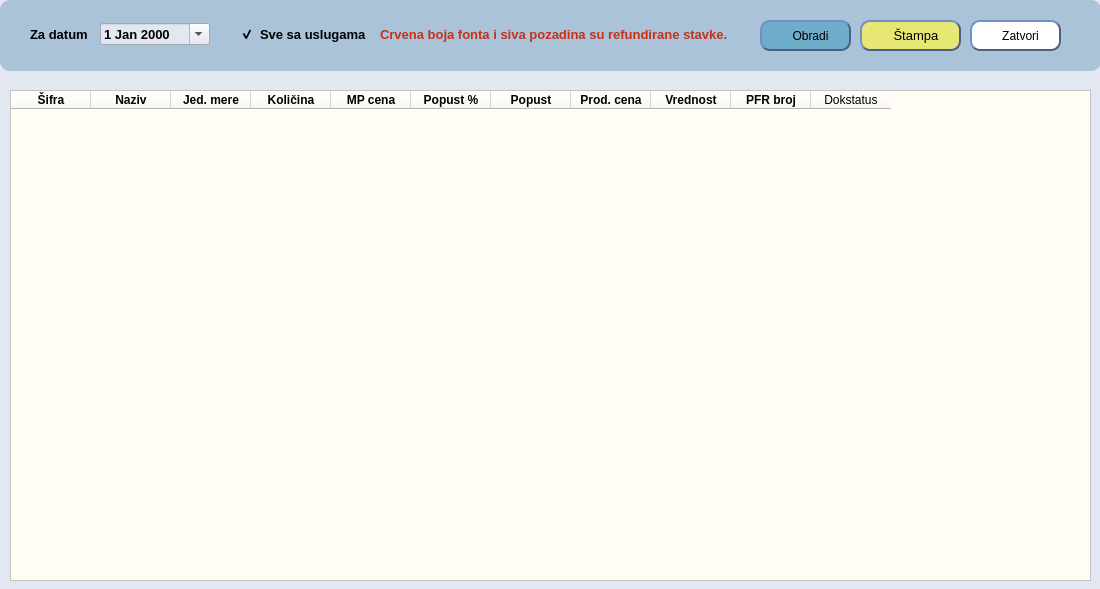
<?xml version="1.0" encoding="UTF-8"?>
<ui version="4.0">
 <class>analitickiDialog</class>
 <widget class="QDialog" name="analitickiDialog">
  <property name="geometry">
   <rect>
    <x>0</x>
    <y>0</y>
    <width>1100</width>
    <height>589</height>
   </rect>
  </property>
  <property name="windowTitle">
   <string>Artikli prodati u danu - analitički prikaz</string>
  </property>
  <property name="styleSheet">
   <string notr="true">background-color: #e3e7f1;</string>
  </property>
  <widget class="QLabel" name="label">
   <property name="geometry">
    <rect>
     <x>0</x>
     <y>0</y>
     <width>1101</width>
     <height>71</height>
    </rect>
   </property>
   <property name="styleSheet">
    <string notr="true">background-color: rgb(170, 195, 217);
border-radius:10px;</string>
   </property>
   <property name="text">
    <string/>
   </property>
  </widget>
  <widget class="QDateEdit" name="datumEdit">
   <property name="geometry">
    <rect>
     <x>100</x>
     <y>23</y>
     <width>110</width>
     <height>22</height>
    </rect>
   </property>
   <property name="font">
    <font>
     <pointsize>10</pointsize>
     <bold>true</bold>
    </font>
   </property>
   <property name="styleSheet">
    <string notr="true">QCalendarWidget QWidget {
    background-color: white;
    color: black;
}
QCalendarWidget QAbstractItemView {
    selection-background-color: #0078D7;
    selection-color: white;
    background-color: white;
    color: black;
}
QCalendarWidget QToolButton {
    background-color: #0078D7;
    color: white;
    border-radius: 5px;
    padding: 5px;
}
QCalendarWidget QToolButton:hover {
    background-color: #005a9e;
}
QCalendarWidget QHeaderView {
    background-color: #F0F0F0;
}






</string>
   </property>
   <property name="calendarPopup">
    <bool>true</bool>
   </property>
  </widget>
  <widget class="QLabel" name="label_2">
   <property name="geometry">
    <rect>
     <x>30</x>
     <y>23</y>
     <width>61</width>
     <height>22</height>
    </rect>
   </property>
   <property name="font">
    <font>
     <pointsize>10</pointsize>
     <bold>true</bold>
    </font>
   </property>
   <property name="styleSheet">
    <string notr="true">background-color: rgba(255, 255, 255, 0);
border:none;

</string>
   </property>
   <property name="text">
    <string>Za datum</string>
   </property>
  </widget>
  <widget class="QPushButton" name="btnObradi">
   <property name="geometry">
    <rect>
     <x>760</x>
     <y>20</y>
     <width>91</width>
     <height>31</height>
    </rect>
   </property>
   <property name="styleSheet">
    <string notr="true">background-color: rgb(110, 174, 204);
border-style:outset;
	border-width:2px;
	border-radius:10px;
	border-color:#4c6084;
	padding:2px;</string>
   </property>
   <property name="text">
    <string>   Obradi</string>
   </property>
   <property name="icon">
    <iconset>
     <normaloff>../resources/obradi.png</normaloff>../resources/obradi.png</iconset>
   </property>
  </widget>
  <widget class="QPushButton" name="btnCancel">
   <property name="geometry">
    <rect>
     <x>970</x>
     <y>20</y>
     <width>91</width>
     <height>31</height>
    </rect>
   </property>
   <property name="styleSheet">
    <string notr="true">background-color: rgb(255, 255, 255);
border-style:outset;
	border-width:2px;
	border-radius:10px;
	border-color:#4c6084;
	padding:2px;</string>
   </property>
   <property name="text">
    <string>   Zatvori</string>
   </property>
   <property name="icon">
    <iconset>
     <normaloff>../resources/cancel.png</normaloff>../resources/cancel.png</iconset>
   </property>
  </widget>
  <widget class="QPushButton" name="btnStampa">
   <property name="geometry">
    <rect>
     <x>860</x>
     <y>20</y>
     <width>101</width>
     <height>31</height>
    </rect>
   </property>
   <property name="font">
    <font>
     <pointsize>10</pointsize>
    </font>
   </property>
   <property name="styleSheet">
    <string notr="true">background-color: rgb(231, 231, 115);
border-style:outset;
	border-width:2px;
	border-radius:10px;
	border-color:#4c6084;
	padding:2px;</string>
   </property>
   <property name="text">
    <string>   Štampa</string>
   </property>
   <property name="icon">
    <iconset>
     <normaloff>../resources/printer.png</normaloff>../resources/printer.png</iconset>
   </property>
  </widget>
  <widget class="QTableWidget" name="tableStavke">
   <property name="geometry">
    <rect>
     <x>10</x>
     <y>90</y>
     <width>1081</width>
     <height>491</height>
    </rect>
   </property>
   <property name="styleSheet">
    <string notr="true">background-color: #FFFDF6;</string>
   </property>
   <attribute name="horizontalHeaderDefaultSectionSize">
    <number>80</number>
   </attribute>
   <column>
    <property name="text">
     <string>Šifra</string>
    </property>
    <property name="font">
     <font>
      <bold>true</bold>
     </font>
    </property>
    <property name="background">
     <color>
      <red>185</red>
      <green>203</green>
      <blue>204</blue>
     </color>
    </property>
   </column>
   <column>
    <property name="text">
     <string>Naziv</string>
    </property>
    <property name="font">
     <font>
      <bold>true</bold>
     </font>
    </property>
    <property name="background">
     <color>
      <red>185</red>
      <green>203</green>
      <blue>204</blue>
     </color>
    </property>
   </column>
   <column>
    <property name="text">
     <string>Jed. mere</string>
    </property>
    <property name="font">
     <font>
      <bold>true</bold>
     </font>
    </property>
    <property name="background">
     <color>
      <red>185</red>
      <green>203</green>
      <blue>204</blue>
     </color>
    </property>
   </column>
   <column>
    <property name="text">
     <string>Količina</string>
    </property>
    <property name="font">
     <font>
      <bold>true</bold>
     </font>
    </property>
    <property name="background">
     <color>
      <red>185</red>
      <green>203</green>
      <blue>204</blue>
     </color>
    </property>
   </column>
   <column>
    <property name="text">
     <string>MP cena</string>
    </property>
    <property name="font">
     <font>
      <bold>true</bold>
     </font>
    </property>
    <property name="background">
     <color>
      <red>185</red>
      <green>203</green>
      <blue>204</blue>
     </color>
    </property>
   </column>
   <column>
    <property name="text">
     <string>Popust %</string>
    </property>
    <property name="font">
     <font>
      <bold>true</bold>
     </font>
    </property>
    <property name="background">
     <color>
      <red>185</red>
      <green>203</green>
      <blue>204</blue>
     </color>
    </property>
   </column>
   <column>
    <property name="text">
     <string>Popust</string>
    </property>
    <property name="font">
     <font>
      <bold>true</bold>
     </font>
    </property>
    <property name="background">
     <color>
      <red>185</red>
      <green>203</green>
      <blue>204</blue>
     </color>
    </property>
   </column>
   <column>
    <property name="text">
     <string>Prod. cena</string>
    </property>
    <property name="font">
     <font>
      <bold>true</bold>
     </font>
    </property>
    <property name="background">
     <color>
      <red>185</red>
      <green>203</green>
      <blue>204</blue>
     </color>
    </property>
   </column>
   <column>
    <property name="text">
     <string>Vrednost</string>
    </property>
    <property name="font">
     <font>
      <bold>true</bold>
     </font>
    </property>
    <property name="background">
     <color>
      <red>185</red>
      <green>203</green>
      <blue>204</blue>
     </color>
    </property>
   </column>
   <column>
    <property name="text">
     <string>PFR broj</string>
    </property>
    <property name="font">
     <font>
      <bold>true</bold>
     </font>
    </property>
    <property name="background">
     <color>
      <red>185</red>
      <green>203</green>
      <blue>204</blue>
     </color>
    </property>
   </column>
   <column>
    <property name="text">
     <string>Dokstatus</string>
    </property>
   </column>
  </widget>
  <widget class="QCheckBox" name="checkSvi">
   <property name="geometry">
    <rect>
     <x>240</x>
     <y>23</y>
     <width>131</width>
     <height>22</height>
    </rect>
   </property>
   <property name="font">
    <font>
     <pointsize>10</pointsize>
     <bold>true</bold>
    </font>
   </property>
   <property name="styleSheet">
    <string notr="true">background-color: rgba(255, 255, 255, 0);
border:none;</string>
   </property>
   <property name="text">
    <string>Sve sa uslugama</string>
   </property>
   <property name="checked">
    <bool>true</bool>
   </property>
  </widget>
  <widget class="QLabel" name="label_3">
   <property name="geometry">
    <rect>
     <x>380</x>
     <y>23</y>
     <width>351</width>
     <height>22</height>
    </rect>
   </property>
   <property name="font">
    <font>
     <pointsize>10</pointsize>
     <bold>true</bold>
    </font>
   </property>
   <property name="styleSheet">
    <string notr="true">background-color: rgba(255, 255, 255, 0);
border:none;
color: rgb(198, 49, 23);</string>
   </property>
   <property name="text">
    <string>Crvena boja fonta i siva pozadina su refundirane stavke.</string>
   </property>
  </widget>
 </widget>
 <resources/>
 <connections/>
</ui>
